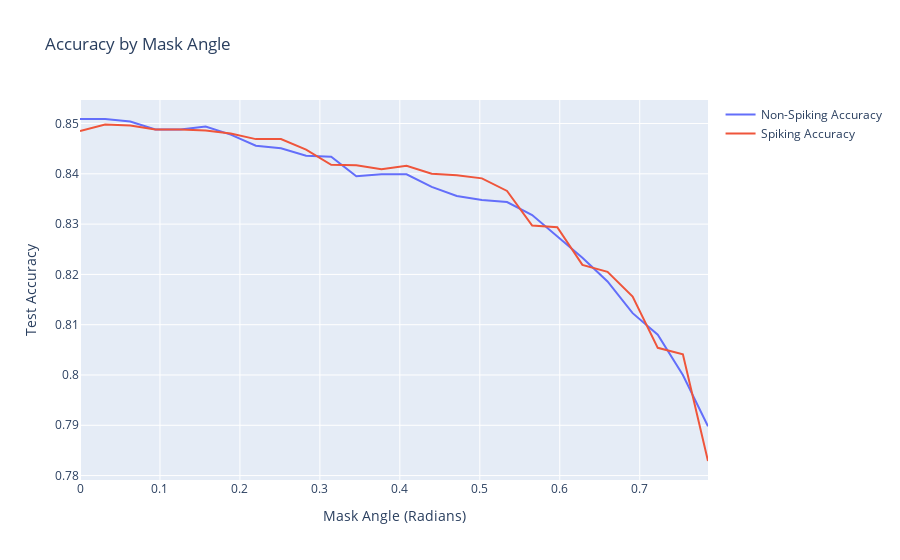

Notebook source saved alongside this figure:
### Code cell
fig2 = go.Figure()
    
fig2.add_trace(go.Scatter(x=angles * np.pi, y=all_accuracy, name="Non-Spiking Accuracy"))
fig2.add_trace(go.Scatter(x=angles * np.pi, y=all_accuracy_spk[:,3], name="Spiking Accuracy"))

fig2.update_layout(title="Accuracy by Mask Angle",
                  xaxis_title="Mask Angle (Radians)",
                  yaxis_title="Test Accuracy")

### Figure 1 — Plotly figure (JSON) as saved in the notebook; plotly's stock layout.template omitted (floating-point values rounded to 4 significant figures)
{"data": [{"name": "Non-Spiking Accuracy", "type": "scatter", "x": [0, 0.03142, 0.06283, 0.09425, 0.1257, 0.1571, 0.1885, 0.2199, 0.2513, 0.2827, 0.3142, 0.3456, 0.377, 0.4084, 0.4398, 0.4712, 0.5027, 0.5341, 0.5655, 0.5969, 0.6283, 0.6597, 0.6912, 0.7226, 0.754, 0.7854], "y": [0.8509, 0.8509, 0.8504, 0.8488, 0.8488, 0.8494, 0.8478, 0.8456, 0.8451, 0.8436, 0.8434, 0.8395, 0.8399, 0.8399, 0.8374, 0.8356, 0.8348, 0.8344, 0.8318, 0.8275, 0.8233, 0.8186, 0.8123, 0.808, 0.8, 0.7898]}, {"name": "Spiking Accuracy", "type": "scatter", "x": [0, 0.03142, 0.06283, 0.09425, 0.1257, 0.1571, 0.1885, 0.2199, 0.2513, 0.2827, 0.3142, 0.3456, 0.377, 0.4084, 0.4398, 0.4712, 0.5027, 0.5341, 0.5655, 0.5969, 0.6283, 0.6597, 0.6912, 0.7226, 0.754, 0.7854], "y": [0.8485, 0.8498, 0.8496, 0.8488, 0.8488, 0.8486, 0.848, 0.8469, 0.8469, 0.8448, 0.8418, 0.8417, 0.8409, 0.8416, 0.84, 0.8397, 0.8391, 0.8366, 0.8297, 0.8294, 0.8219, 0.8205, 0.8156, 0.8054, 0.8041, 0.7829]}], "layout": {"title": {"text": "Accuracy by Mask Angle"}, "xaxis": {"title": {"text": "Mask Angle (Radians)"}}, "yaxis": {"title": {"text": "Test Accuracy"}}}}
